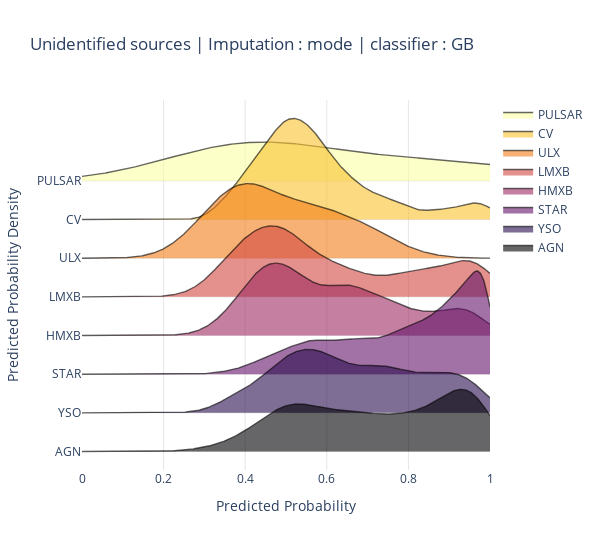

Source (notebook cell):
### Code cell
fig = ridgeplot(
    samples=sample,
    kde_points=np.linspace(0, 1, 500),
    colorscale="inferno",
    colormode="index",
    coloralpha=0.6,
    labels=cl,
    spacing = 3 / 8,
    xpad=0
)
fig.update_layout(
    title=f"Unidentified sources | Imputation : {d_name} | classifier : {m_name}",
    height=550,
    width=600,
    plot_bgcolor="rgba(255, 255, 255, 0.0)",
    xaxis_gridcolor="rgba(0, 0, 0, 0.1)",
    yaxis_gridcolor="rgba(0, 0, 0, 0.1)",
    xaxis_title="Predicted Probability",
    yaxis_title="Predicted Probability Density",
)

#fig.save('temp.png')
#fig.write_image(f'temp_res_comp/unid_prob_dist/{m_name}_{d_name}.jpg')
fig.show()

### Figure 1 — Plotly figure (JSON) as saved in the notebook; plotly's stock layout.template omitted (floating-point values rounded to 4 significant figures; data arrays with more than 128 entries replaced by an {"elided": "..."} marker saying what was removed)
{"data": [{"line": {"color": "rgba(0,0,0,0)", "width": 0}, "showlegend": false, "type": "scatter", "x": {"elided": "500 float values"}, "y": {"elided": "500 int values"}}, {"fill": "tonexty", "fillcolor": "rgba(252, 255, 164, 0.6)", "line": {"color": "rgba(0,0,0,0.6)", "width": 1.4}, "mode": "lines", "name": "PULSAR", "type": "scatter", "x": {"elided": "500 float values"}, "y": {"elided": "500 float values"}}, {"line": {"color": "rgba(0,0,0,0)", "width": 0}, "showlegend": false, "type": "scatter", "x": {"elided": "500 float values"}, "y": {"elided": "500 float values"}}, {"fill": "tonexty", "fillcolor": "rgba(248.14285714285714, 193.57142857142858, 45.28571428571429, 0.6)", "line": {"color": "rgba(0,0,0,0.6)", "width": 1.4}, "mode": "lines", "name": "CV", "type": "scatter", "x": {"elided": "500 float values"}, "y": {"elided": "500 float values"}}, {"line": {"color": "rgba(0,0,0,0)", "width": 0}, "showlegend": false, "type": "scatter", "x": {"elided": "500 float values"}, "y": {"elided": "500 float values"}}, {"fill": "tonexty", "fillcolor": "rgba(243.0, 126.42857142857146, 23.714285714285694, 0.6)", "line": {"color": "rgba(0,0,0,0.6)", "width": 1.4}, "mode": "lines", "name": "ULX", "type": "scatter", "x": {"elided": "500 float values"}, "y": {"elided": "500 float values"}}, {"line": {"color": "rgba(0,0,0,0)", "width": 0}, "showlegend": false, "type": "scatter", "x": {"elided": "500 float values"}, "y": {"elided": "500 float values"}}, {"fill": "tonexty", "fillcolor": "rgba(211.28571428571428, 73.28571428571426, 65.2857142857143, 0.6)", "line": {"color": "rgba(0,0,0,0.6)", "width": 1.4}, "mode": "lines", "name": "LMXB", "type": "scatter", "x": {"elided": "500 float values"}, "y": {"elided": "500 float values"}}, {"line": {"color": "rgba(0,0,0,0)", "width": 0}, "showlegend": false, "type": "scatter", "x": {"elided": "500 float values"}, "y": {"elided": "500 float values"}}, {"fill": "tonexty", "fillcolor": "rgba(158.57142857142856, 41.714285714285715, 97.85714285714286, 0.6)", "line": {"color": "rgba(0,0,0,0.6)", "width": 1.4}, "mode": "lines", "name": "HMXB", "type": "scatter", "x": {"elided": "500 float values"}, "y": {"elided": "500 float values"}}, {"line": {"color": "rgba(0,0,0,0)", "width": 0}, "showlegend": false, "type": "scatter", "x": {"elided": "500 float values"}, "y": {"elided": "500 float values"}}, {"fill": "tonexty", "fillcolor": "rgba(100.28571428571428, 21.142857142857142, 108.14285714285714, 0.6)", "line": {"color": "rgba(0,0,0,0.6)", "width": 1.4}, "mode": "lines", "name": "STAR", "type": "scatter", "x": {"elided": "500 float values"}, "y": {"elided": "500 float values"}}, {"line": {"color": "rgba(0,0,0,0)", "width": 0}, "showlegend": false, "type": "scatter", "x": {"elided": "500 float values"}, "y": {"elided": "500 float values"}}, {"fill": "tonexty", "fillcolor": "rgba(40.42857142857143, 12.0, 77.0, 0.6)", "line": {"color": "rgba(0,0,0,0.6)", "width": 1.4}, "mode": "lines", "name": "YSO", "type": "scatter", "x": {"elided": "500 float values"}, "y": {"elided": "500 float values"}}, {"line": {"color": "rgba(0,0,0,0)", "width": 0}, "showlegend": false, "type": "scatter", "x": {"elided": "500 float values"}, "y": {"elided": "500 float values"}}, {"fill": "tonexty", "fillcolor": "rgba(0, 0, 4, 0.6)", "line": {"color": "rgba(0,0,0,0.6)", "width": 1.4}, "mode": "lines", "name": "AGN", "type": "scatter", "x": {"elided": "500 float values"}, "y": {"elided": "500 float values"}}], "layout": {"height": 550, "hovermode": false, "legend": {"traceorder": "normal"}, "plot_bgcolor": "rgba(255, 255, 255, 0.0)", "title": {"text": "Unidentified sources | Imputation : mode | classifier : GB"}, "width": 600, "xaxis": {"gridcolor": "rgba(0, 0, 0, 0.1)", "range": [0, 1], "showgrid": true, "showticklabels": true, "title": {"text": "Predicted Probability"}, "zeroline": false}, "yaxis": {"gridcolor": "rgba(0, 0, 0, 0.1)", "showgrid": true, "showticklabels": true, "ticktext": ["PULSAR", "CV", "ULX", "LMXB", "HMXB", "STAR", "YSO", "AGN"], "tickvals": [0, -1.338, -2.676, -4.015, -5.353, -6.691, -8.029, -9.367], "title": {"text": "Predicted Probability Density"}, "zeroline": false}}}
